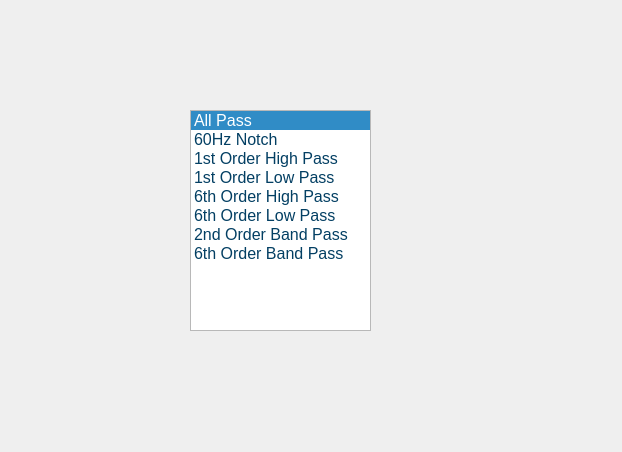
<?xml version="1.0" encoding="UTF-8"?>
<ui version="4.0">
 <class>filter_widget</class>
 <widget class="QWidget" name="filter_widget">
  <property name="geometry">
   <rect>
    <x>0</x>
    <y>0</y>
    <width>622</width>
    <height>452</height>
   </rect>
  </property>
  <property name="windowTitle">
   <string>Form</string>
  </property>
  <property name="styleSheet">
   <string notr="true">QWidget {
	font-family: &quot;Segoe UI&quot;;
	font-size: 16px;
	color: #033f63;
}
</string>
  </property>
  <widget class="QListWidget" name="filter_list">
   <property name="geometry">
    <rect>
     <x>190</x>
     <y>110</y>
     <width>181</width>
     <height>221</height>
    </rect>
   </property>
   <property name="currentRow">
    <number>0</number>
   </property>
   <item>
    <property name="text">
     <string>All Pass</string>
    </property>
   </item>
   <item>
    <property name="text">
     <string>60Hz Notch</string>
    </property>
   </item>
   <item>
    <property name="text">
     <string>1st Order High Pass</string>
    </property>
   </item>
   <item>
    <property name="text">
     <string>1st Order Low Pass</string>
    </property>
   </item>
   <item>
    <property name="text">
     <string>6th Order High Pass</string>
    </property>
   </item>
   <item>
    <property name="text">
     <string>6th Order Low Pass</string>
    </property>
   </item>
   <item>
    <property name="text">
     <string>2nd Order Band Pass</string>
    </property>
   </item>
   <item>
    <property name="text">
     <string>6th Order Band Pass</string>
    </property>
   </item>
  </widget>
 </widget>
 <resources/>
 <connections/>
</ui>
